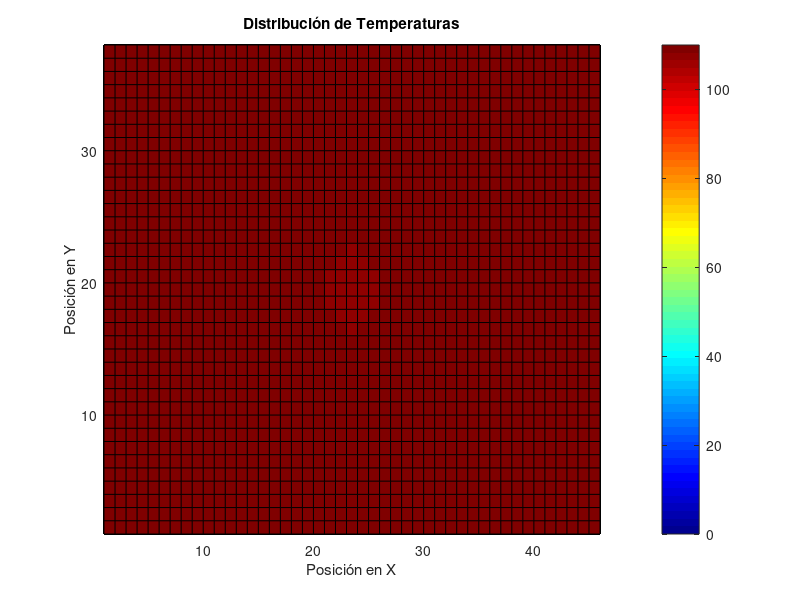
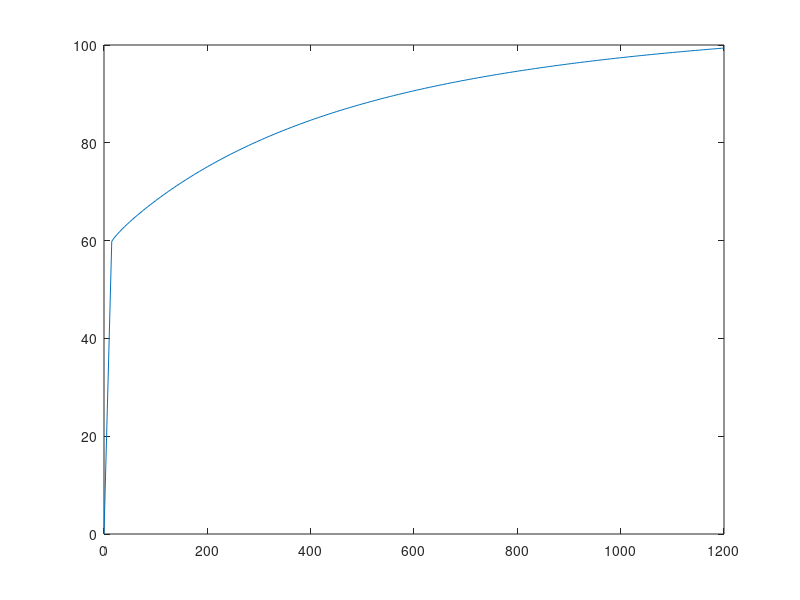

These figures' MATLAB source, in order: (Note: this script raises an error after producing the figures.)
clear all
%Constantes del problema:

    %Parámetros geometricos:
    t=0.2;
    Deltax=t/4;
    Deltay=t/4;
    Deltaw=Deltay;

    % conductividades [W/(m-C)]
    k=zeros(3,1);
    k(1,1)=51;  % Acero
    k(2,1)=398; % Cobre
    k(3,1)=205; % Aluminio

    % Densidades [kg/m^3]
    rho=zeros(3,1);
    rho(1,1)=7870;  % Acero
    rho(2,1)=8960;  % Cobre
    rho(3,1)=2700;  % Aluminio

    % Calores especificos [J/kg-C]
    c_p=zeros(3,1);
    c_p(1,1)=465;  % Acero
    c_p(2,1)=385;  % Cobre
    c_p(3,1)=897;  % Aluminio

    % Absortividades [m^2/s]
    alpha=k./(rho.*c_p);

    %Coeficiente de convección [W/m^2-C]
    h=200;

    %Tempeartura alr
    T_inf=110;

%Generamos tabla con taos maximos para cada tipo de nodo y tiempos máximos:
    
    tao_max=zeros(15,1,3);    %Numero de ecuaciones=15 y son 3 tipos de materiales.
    Deltat_max=zeros(15,1,3); %[s]

    %Nodo A:
    tao_max(1,1,:)=1/4;
    
    %Nodos B:
    for m=1:3
        tao_max(2,1,m)=(1/((2*h*Deltaw)/k(m,1)+4));
    end

    %Nodos C:

    for m=1:3
        tao_max(3,1,m)=(1/((2*h*Deltaw)/k(m,1)+4));
    end

    %Nodos D:

    for m=1:3
        tao_max(4,1,m)=(1/((2*h*Deltaw)/k(m,1)+4));
    end

    %Nodos E:

    for m=1:3
        tao_max(5,1,m)=(1/((2*h*Deltaw)/k(m,1)+4));
    end

    %Nodos F:

    for m=1:3
        tao_max(6,1,m)=(1/((4*h*Deltaw)/k(m,1)+4));
    end

    %Nodos G:

    for m=1:3
        tao_max(7,1,m)=(1/((4*h*Deltaw)/k(m,1)+4));
    end

    %Nodos H:

    for m=1:3
        tao_max(8,1,m)=(1/((4*h*Deltaw)/k(m,1)+4));
    end

     %Nodos I:

    for m=1:3
        tao_max(9,1,m)=(1/((4*h*Deltaw)/k(m,1)+4));
    end

    %Nodos J:

    for m=1:3
        tao_max(10,1,m)=(1/((4*h*Deltaw)/(3*k(m,1))+4));
    end

    %Nodos K:

    for m=1:3
        tao_max(11,1,m)=(1/((4*h*Deltaw)/(3*k(m,1))+4));
    end

    %Nodos L:

    for m=1:3
        tao_max(12,1,m)=(1/((4*h*Deltaw)/(3*k(m,1))+4));
    end

    %Nodos M:

    for m=1:3
        tao_max(13,1,m)=(1/((4*h*Deltaw)/(3*k(m,1))+4));
    end

    %Nodos N:

    for m=1:3
        tao_max(14,1,:)=1/4;
    end

    %Nodo o:

    for m=1:3
        tao_max(15,1,m)=(1/((2*h*Deltaw)/(k(m,1))+4));
    end

    %Nodo p:

    for m=1:3
        tao_max(16,1,m)=(1/((2*h*Deltaw)/(k(m,1))+4));
    end

    %Hallamos tiempos m para cada caso

    for m=1:16
        for n=1:3
             Deltat_min(m,1,n)=((Deltaw^2)*tao_max(m,1,n))/(alpha(n,1));
        end
    end


 % Hallamos el tiempo mínimo que se pueda usar para cada material truncando
 % el valor por debajo para que quede entero (y un poco menor del valor máximo)
    
    Deltat=zeros(3,1);

    for m=1:3
        Deltat(m,1)=min(floor(Deltat_min(:,1,m)));
    end

    %Obtenemos pasos mínimos para el acero de 32s, para el cobre de 4
    %s, y para el aluminio de 5s
   
 % Recalculamos los taos para cada tipo de ecuaciones según el tiempo
 % mínimo obtenido anteriomente

    tao=(1/(Deltaw^2))*(alpha.*Deltat);

 % Generamos matriz de NODOS: según la distribución nodal planteada se
 % tiene una matriz de 45*37 para un totoal de 1665 nodos. 
 % EN ESTE SCRIPT SOLO SOLUCIONAMOS PARA EL ACERO
 
 T=ones(45,37,1);
 T=110.*T; % Se llenan los nodos, con una temperatura igual al de los gases

    % CONDICION INICIAL:

    for m=1:45
        for n=33:37
            T(m,n,1)=15;
        end
    end

    for m=9:13
        for n=21:32
            T(m,n,1)=15;
        end
    end

    for m=21:25
        for n=21:32
            T(m,n,1)=15;
        end
    end

    for m=1:45
        for n=19:21
            T(m,n,1)=15;
        end
    end

    %Condición de simetría:

    for m=1:45
        for n=1:19
            T(m,n,1)=T(-m+46,-n+38,1);
        end
    end

% Crear un mallado con colores (para los nodos, no es fiel al tamaño real 
% los elementos, esta malla considera que todos los elementos tiene el mis
% tamaño lo cual es falso (no para los cálculo pero sí para la 
% representación gráfica))

    figure;

    %Corregimos tamaño de la matriz:
        l=T(:,:,1);
        for m=45:45
             for n=1:37
                 l(m+1,n+1)=l(m,n);
             end
         end

            for m=1:45
                for n=37:37
                    l(m,n)=1;
                end
            end

    pcolor(l(:,:,1)');
    %shading interp;  % Interpolación para suavizar los colores

    % Definir una escala de colores personalizada 
    colormap(jet);  % Utilizamos el mapa de colores "jet" 

    % Agregar una barra de colores
    colorbar;

    % Etiquetas y título del gráfico
    xlabel('Posición en X');
    ylabel('Posición en Y');
    title('Distribución de Temperaturas');
   
    %  ajustar los ejes si es necesario
    %axis([0, 46, 0, 38]);
    

 % COMENZAMOS A SOLUCIONAR: se debe programar cada ecuación cada iteración
 % del while, el criterio de parada se definirá proximamente:

   ts=2; %  time steep (paso temporal)

   % Se itera hasta alcanzar estado estable:
   prom_residuals=1;
   counter=0;
   while(prom_residuals>10^(-2))

   %Nodos A:


    T(:,:,ts)=T(:,:,ts-1);

   for m=2:44
       for n=34:36
           T(m,n,ts)=T(m,n,ts-1)*(1-4*tao(2))+tao(2)*(T(m-1,n,ts-1)+T(m+1,n,ts-1)+T(m,n-1,ts-1)+T(m,n+1,ts-1));
       end
   end

   for m=10:12
       for n=21:33
           T(m,n,ts)=T(m,n,ts-1)*(1-4*tao(2))+tao(2)*(T(m-1,n,ts-1)+T(m+1,n,ts-1)+T(m,n-1,ts-1)+T(m,n+1,ts-1));
       end
   end

   for m=22:24
       for n=21:33
           T(m,n,ts)=T(m,n,ts-1)*(1-4*tao(2))+tao(2)*(T(m-1,n,ts-1)+T(m+1,n,ts-1)+T(m,n-1,ts-1)+T(m,n+1,ts-1));
       end
   end

   for m=2:44
       for n=20:20
           T(m,n,ts)=T(m,n,ts-1)*(1-4*tao(2))+tao(2)*(T(m-1,n,ts-1)+T(m+1,n,ts-1)+T(m,n-1,ts-1)+T(m,n+1,ts-1));
       end
   end

   %Nodos B:
    
   for m=1:1
       for n=20:20
          T(m,n,ts)=T(m,n,ts-1)*(1-tao(2)*(((2*h*Deltaw)/k(1))+4))+tao(2)*(2*T(m+1,n,ts-1)+T(m,n-1,ts-1)+T(m,n+1,ts-1)+(2*h*Deltaw/k(1))*T_inf);
           
       end
   end

   for m=1:1
       for n=34:36
           T(m,n,ts)=T(m,n,ts-1)*(1-tao(2)*(((2*h*Deltaw)/k(1))+4))+tao(2)*(2*T(m+1,n,ts-1)+T(m,n-1,ts-1)+T(m,n+1,ts-1)+(2*h*Deltaw/k(1))*T_inf);
       end
   end

   for m=9:9
       for n=22:32
            T(m,n,ts)=T(m,n,ts-1)*(1-tao(2)*(((2*h*Deltaw)/k(1))+4))+tao(2)*(2*T(m+1,n,ts-1)+T(m,n-1,ts-1)+T(m,n+1,ts-1)+(2*h*Deltaw/k(1))*T_inf);
       end
   end

   for m=21:21
       for n=22:32
            T(m,n,ts)=T(m,n,ts-1)*(1-tao(2)*(((2*h*Deltaw)/k(1))+4))+tao(2)*(2*T(m+1,n,ts-1)+T(m,n-1,ts-1)+T(m,n+1,ts-1)+(2*h*Deltaw/k(1))*T_inf);
       end
   end
    
   %Nodos C:

   for m=13:13
       for n=22:32
            T(m,n,ts)=T(m,n,ts-1)*(1-tao(2)*(((2*h*Deltaw)/k(1))+4))+tao(2)*(2*T(m-1,n,ts-1)+T(m,n-1,ts-1)+T(m,n+1,ts-1)+(2*h*Deltaw/k(1))*T_inf);
       end
   end

   for m=25:25
       for n=22:32
            T(m,n,ts)=T(m,n,ts-1)*(1-tao(2)*(((2*h*Deltaw)/k(1))+4))+tao(2)*(2*T(m-1,n,ts-1)+T(m,n-1,ts-1)+T(m,n+1,ts-1)+(2*h*Deltaw/k(1))*T_inf);
       end
   end

   for m=45:45
       for n=20:20
            T(m,n,ts)=T(m,n,ts-1)*(1-tao(2)*(((2*h*Deltaw)/k(1))+4))+tao(2)*(2*T(m-1,n,ts-1)+T(m,n-1,ts-1)+T(m,n+1,ts-1)+(2*h*Deltaw/k(1))*T_inf);
       end
   end

   for m=45:45
       for n=34:36
            T(m,n,ts)=T(m,n,ts-1)*(1-tao(2)*(((2*h*Deltaw)/k(1))+4))+tao(2)*(2*T(m-1,n,ts-1)+T(m,n-1,ts-1)+T(m,n+1,ts-1)+(2*h*Deltaw/k(1))*T_inf);
       end
   end

   %Nodos D:

   for m=2:44
       for n=37:37
           T(m,n,ts)=T(m,n,ts-1)*(1-tao(2)*(((2*h*Deltaw)/k(1))+4))+tao(2)*(2*T(m,n-1,ts-1)+T(m-1,n,ts-1)+T(m+1,n,ts-1)+(2*h*Deltaw/k(1))*T_inf);
       end
   end

   for m=2:8
       for n=21:21
           T(m,n,ts)=T(m,n,ts-1)*(1-tao(2)*(((2*h*Deltaw)/k(1))+4))+tao(2)*(2*T(m,n-1,ts-1)+T(m-1,n,ts-1)+T(m+1,n,ts-1)+(2*h*Deltaw/k(1))*T_inf);
       end
   end

   for m=14:20
       for n=21:21
           T(m,n,ts)=T(m,n,ts-1)*(1-tao(2)*(((2*h*Deltaw)/k(1))+4))+tao(2)*(2*T(m,n-1,ts-1)+T(m-1,n,ts-1)+T(m+1,n,ts-1)+(2*h*Deltaw/k(1))*T_inf);
       end
   end

   for m=26:44
       for n=21:21
           T(m,n,ts)=T(m,n,ts-1)*(1-tao(2)*(((2*h*Deltaw)/k(1))+4))+tao(2)*(2*T(m,n-1,ts-1)+T(m-1,n,ts-1)+T(m+1,n,ts-1)+(2*h*Deltaw/k(1))*T_inf);
       end
   end

   %Nodos E

   for m=2:8
       for n=33:33
           T(m,n,ts)=T(m,n,ts-1)*(1-tao(2)*(((2*h*Deltaw)/k(1))+4))+tao(2)*(2*T(m,n+1,ts-1)+T(m-1,n,ts-1)+T(m+1,n,ts-1)+(2*h*Deltaw/k(1))*T_inf);
       end
   end

   for m=14:20
       for n=33:33
            T(m,n,ts)=T(m,n,ts-1)*(1-tao(2)*(((2*h*Deltaw)/k(1))+4))+tao(2)*(2*T(m,n+1,ts-1)+T(m-1,n,ts-1)+T(m+1,n,ts-1)+(2*h*Deltaw/k(1))*T_inf);
       end
   end

   for m=26:44
       for n=33:33
            T(m,n,ts)=T(m,n,ts-1)*(1-tao(2)*(((2*h*Deltaw)/k(1))+4))+tao(2)*(2*T(m,n+1,ts-1)+T(m-1,n,ts-1)+T(m+1,n,ts-1)+(2*h*Deltaw/k(1))*T_inf);
       end
   end

   %Nodos F

   for m=1:1
       for n=37:37
           T(m,n,ts)=T(m,n,ts-1)*(1-tao(2)*(((4*h*Deltaw)/k(1))+4))+tao(2)*(2*T(m,n-1,ts-1)+2*T(m+1,n,ts-1)+(4*h*Deltaw/k(1))*T_inf);
       end
   end

   for m=1:1
       for n=21:21
           T(m,n,ts)=T(m,n,ts-1)*(1-tao(2)*(((4*h*Deltaw)/k(1))+4))+tao(2)*(2*T(m,n-1,ts-1)+2*T(m+1,n,ts-1)+(4*h*Deltaw/k(1))*T_inf);
       end
   end

   %Nodos G

   for m=1:1
       for n=33:33
           T(m,n,ts)=T(m,n,ts-1)*(1-tao(2)*(((4*h*Deltaw)/k(1))+4))+tao(2)*(2*T(m,n+1,ts-1)+2*T(m+1,n,ts-1)+(4*h*Deltaw/k(1))*T_inf);
       end
   end

   %Nodos H

   for m=45:45
       for n=37:37
           T(m,n,ts)=T(m,n,ts-1)*(1-tao(2)*(((4*h*Deltaw)/k(1))+4))+tao(2)*(2*T(m-1,n,ts-1)+2*T(m,n-1,ts-1)+(4*h*Deltaw/k(1))*T_inf);
       end
   end

   for m=45:45
       for n=21:21
           T(m,n,ts)=T(m,n,ts-1)*(1-tao(2)*(((4*h*Deltaw)/k(1))+4))+tao(2)*(2*T(m-1,n,ts-1)+2*T(m,n-1,ts-1)+(4*h*Deltaw/k(1))*T_inf);
       end
   end

   %Nodos I

   for m=45:45
       for n=33:33
           T(m,n,ts)=T(m,n,ts-1)*(1-tao(2)*(((4*h*Deltaw)/k(1))+4))+tao(2)*(2*T(m-1,n,ts-1)+2*T(m,n+1,ts-1)+(4*h*Deltaw/k(1))*T_inf);
       end
   end

   %Nodos J

   for m=9:9
       for n=33:33
            T(m,n,ts)=T(m,n,ts-1)*(1-tao(2)*(4)*(((h*Deltaw)/(3*k(1)))+1))+tao(2)*(2/3)*(T(m-1,n,ts-1)+2*T(m+1,n,ts-1)+T(m,n-1,ts-1)+2*T(m,n+1,ts-1)+(2*h*Deltaw/k(1))*T_inf);
       end
   end


   for m=21:21
       for n=33:33
            T(m,n,ts)=T(m,n,ts-1)*(1-tao(2)*(4)*(((h*Deltaw)/(3*k(1)))+1))+tao(2)*(2/3)*(T(m-1,n,ts-1)+2*T(m+1,n,ts-1)+T(m,n-1,ts-1)+2*T(m,n+1,ts-1)+(2*h*Deltaw/k(1))*T_inf);
       end
   end
    
    %Nodos K
  

   for m=13:13
       for n=33:33
             T(m,n,ts)=T(m,n,ts-1)*(1-tao(2)*(4)*(((h*Deltaw)/(3*k(1)))+1))+tao(2)*(2/3)*(2*T(m-1,n,ts-1)+T(m+1,n,ts-1)+T(m,n-1,ts-1)+2*T(m,n+1,ts-1)+(2*h*Deltaw/k(1))*T_inf);
       end
   end

   for m=25:25
       for n=33:33
            T(m,n,ts)=T(m,n,ts-1)*(1-tao(2)*(4)*(((h*Deltaw)/(3*k(1)))+1))+tao(2)*(2/3)*(2*T(m-1,n,ts-1)+T(m+1,n,ts-1)+T(m,n-1,ts-1)+2*T(m,n+1,ts-1)+(2*h*Deltaw/k(1))*T_inf);
       end
   end

    %Nodos L

   for m=9:9
       for n=21:21
            T(m,n,ts)=T(m,n,ts-1)*(1-tao(2)*(4)*(((h*Deltaw)/(3*k(1)))+1))+tao(2)*(2/3)*(T(m-1,n,ts-1)+2*T(m+1,n,ts-1)+2*T(m,n-1,ts-1)+T(m,n+1,ts-1)+(2*h*Deltaw/k(1))*T_inf);
       end
   end

   for m=21:21
       for n=21:21
            T(m,n,ts)=T(m,n,ts-1)*(1-tao(2)*(4)*(((h*Deltaw)/(3*k(1)))+1))+tao(2)*(2/3)*(T(m-1,n,ts-1)+2*T(m+1,n,ts-1)+2*T(m,n-1,ts-1)+T(m,n+1,ts-1)+(2*h*Deltaw/k(1))*T_inf);
       end
   end

   %Nodos M

   for m=13:13
       for n=21:21
            T(m,n,ts)=T(m,n,ts-1)*(1-tao(2)*(4)*(((h*Deltaw)/(3*k(1)))+1))+tao(2)*(2/3)*(2*T(m-1,n,ts-1)+T(m+1,n,ts-1)+2*T(m,n-1,ts-1)+T(m,n+1,ts-1)+(2*h*Deltaw/k(1))*T_inf);
       end
   end

   for m=25:25
       for n=21:21
            T(m,n,ts)=T(m,n,ts-1)*(1-tao(2)*(4)*(((h*Deltaw)/(3*k(1)))+1))+tao(2)*(2/3)*(2*T(m-1,n,ts-1)+T(m+1,n,ts-1)+2*T(m,n-1,ts-1)+T(m,n+1,ts-1)+(2*h*Deltaw/k(1))*T_inf);
       end
   end

   %Nodos N

   for m=2:44
       for n=19:19
           T(m,n,ts)=T(m,n,ts-1)*(1-4*tao(2))+tao(2)*(2*T(m,n+1,ts-1)+T(m-1,n,ts-1)+T(m+1,n,ts-1));
       end
   end

   %Nodo O

   for m=1:1
       for n=19:19
            T(m,n,ts)=T(m,n,ts-1)*(1-tao(2)*(((2*h*Deltaw)/k(1))+4))+tao(2)*2*(T(m,n+1,ts-1)+T(m+1,n,ts-1)+(h*Deltaw/k(1))*T_inf);
       end
   end

   %Nodo P

   for m=45:45
       for n=19:19
            T(m,n,ts)=T(m,n,ts-1)*(1-tao(2)*(((2*h*Deltaw)/k(1))+4))+tao(2)*2*(T(m-1,n,ts-1)+T(m,n+1,ts-1)+(h*Deltaw/k(1))*T_inf);
       end
   end

   %Condición de simetría:

    for m=1:45
        for n=1:19
            T(m,n,ts)=T(-m+46,-n+38,ts);
        end
    end

    for m=45:45
        for n=1:37
            l(m+1,n+1,ts)=1;
        end
    end

    for m=1:45
        for n=37:37
            l(m+1,n+1,1)=1;
        end
    end

    l=T(:,:,ts);

    for m=45:45
          for n=1:37
               l(m+1,n+1)=l(m,n);
          end
    end

    for m=1:45
          for n=37:37
               l(m+1,n+1)=l(m,n);
          end
    end

    residuals=abs(T(:,:,ts)-T(:,:,ts-1));
    prom_residuals=mean(residuals,"all");
    
    pcolor(l');
    % Definir una escala de colores personalizada 
    colormap(jet);  % Utilizamos el mapa de colores "jet" 

    % Agregar una barra de colores
    colorbar;

    % Etiquetas y título del gráfico
    xlabel('Posición en X');
    ylabel('Posición en Y');
    title('Distribución de Temperaturas');
    hold on
    pause(0.01)
   
    if(T(23,19,ts)>=100 && counter==0)
        ts_crit=ts;
        counter=1;
    end

    ts=ts+1;
    T_prom(ts)=mean(T(:,:),"all");
    time(ts)=ts*Deltat(2,1);
    
   end

   figure
   plot(time,T_prom);
   yline(110,'-');
   xlabel('Tiempo [s]');
   ylabel('Temperatura promedio[C] ');
   title('Temperatura promedio vs tiempo (cobre en gas)');
   



    